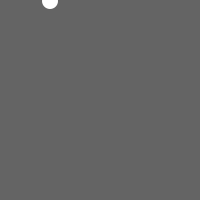
Frame 1 (no input)
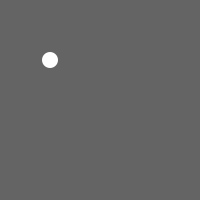
Frame 60 (the mouse pressed at the canvas centre just before this capture)
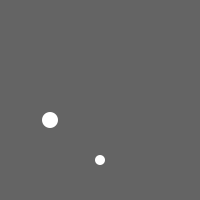
Frame 120 (the mouse held since frame 60 and released just before this capture)

The Processing sketch that drew these frames (run headless with seeded random() and noise(); from frame 60 on, the mouse is pressed at the canvas centre):

// Processing sketch: kapitel_9_eksempel_9_11
// ── kapitel_9_eksempel_9_11.pde
Ball[] balls = new Ball[1];

void setup() {
  size(200, 200);
  
  //initialize ball index 0
  balls[0] = new Ball(50, 0, 16);
}

void draw() {
  background(100);
  
  //update and display all balls
  for(int i = 0; i < balls.length; i++){
  //  balls[i].gravity();
    balls[i].move();
    balls[i].display();
  }
}

void mousePressed() {
  // a new ball object
  Ball b = new Ball(mouseX, mouseY, 10);
  
  //append to array
  balls = (Ball[]) append(balls, b);
}

class Ball {
  float x;
  float y;
  float speed;
  float w;
  
  Ball(float tempX, float tempY, float tempW) {
    x = tempX;
    y = tempY;
    w = tempW;
    speed = 1;
  }
  
/*
  void gravity() {
    // add gravity to speed
    speed = speed + gravity;
  }
  */
  
  void move() {
    // add speed to y location
    y = y + speed;
    // if square reaches the bottom
    //reverse speed
    if (y > height) {
      speed = speed * -0.95;
      y = height;
    }
  }
  
  void display() {
    // display the circle
    fill(255);
    noStroke();
    circle(x, y, w);
  }
}
